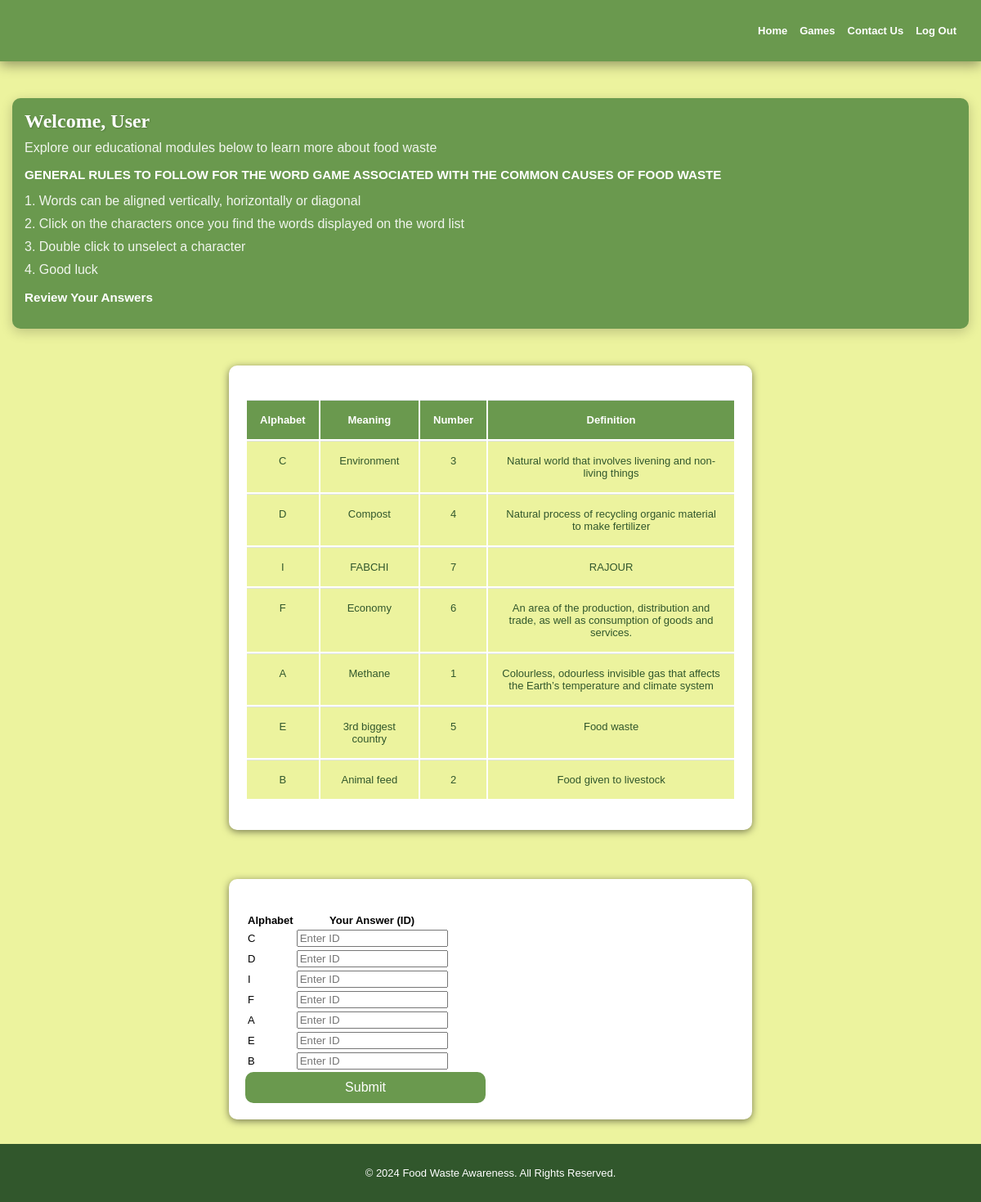
Page /user_account_common_word_game on the earlier database version.
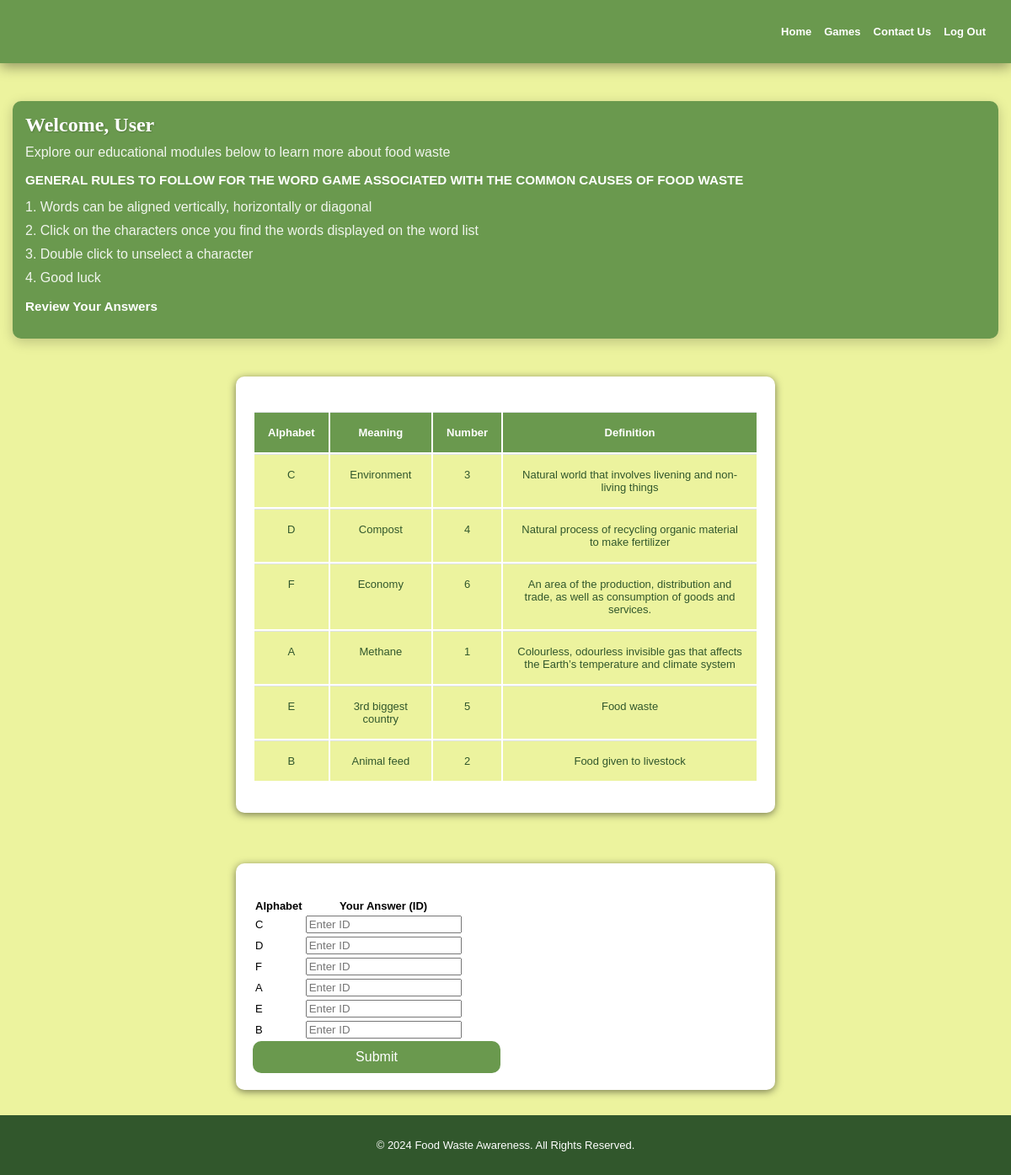
Same page on the later database version.
### tables this page shows
CREATE TABLE CommonCausesGame (
            id INTEGER PRIMARY KEY,
            TextColumn TEXT NOT NULL,
            AlphabetColumn TEXT NOT NULL UNIQUE,
            AlphabetColumnText TEXT NOT NULL UNIQUE
        );

### app.py (the view)
@app.route('/user_account_common_word_game', methods=['GET', 'POST'])
def user_account_common_word_game():
    if request.method == 'POST':
        form_data = request.form.to_dict()
        return common_causes_game_check(form_data)
    questions = get_all_questions()  # Retrieve all questions with options from the database
    questions_prevention_method = get_all_questions_for_prevention_method()
    questions_management_method = get_all_questions_for_management_waste()
    questions_env = get_all_questions_for_environmental_waste()
    questions_common_cuase = get_all_questions_for_common_cause_waste()
    random_records = get_random_common_cause_records()
    grid = create_word_search()
    mixed_words = get_mixed_anagram_words()
    random_records_prevention=get_random_prevention_game_records()
    random_records_prevention=get_random_prevention_game_records()
    user_name = session.get('name', 'User')  # Retrieve the user's name from session
    return render_template('userAccountGame1.html', user_name=user_name, questions=questions,
                           questions_env=questions_env, questions_prevention_method=questions_prevention_method,
                           questions_management_method=questions_management_method, questions_common_cuase=questions_common_cuase,
                           records=random_records, grid=grid, mixed_words=mixed_words, random_records_prevention=random_records_prevention)

### app.py (called while the page is built)
def get_random_prevention_game_records():
    connection = sqlite3.connect('FoodwasteAppdatabase.db')
    cursor = connection.cursor()
    cursor.execute('''
        SELECT id, TextColumn, AlphabetColumn, PreventionImage
        FROM PreventionGame
    ''')
    records_prevention = cursor.fetchall()
    connection.close()
    ids = [row[0] for row in records_prevention]
    text_columns = [row[1] for row in records_prevention]
    random.shuffle(ids)
    random.shuffle(text_columns)
    random_records_prevention = [
        {
            "id": ids[i],
            "text_column": text_columns[i],
            "alphabet_column": records_prevention[i][2],
            "prevention_image": base64.b64encode(records_prevention[i][3]).decode('utf-8')  # Convert image to base64
        }
        for i in range(len(records_prevention))
    ]
    return random_records_prevention

def get_random_common_cause_records():
    connection = sqlite3.connect('FoodwasteAppdatabase.db')
    cursor = connection.cursor()
    cursor.execute('''
        SELECT id, TextColumn, AlphabetColumn, AlphabetColumnText
        FROM CommonCausesGame
        ORDER BY RANDOM()
    ''')
    records = cursor.fetchall()
    connection.close()
    random_records = [
        {
            "id": row[0],
            "text_column": row[1],
            "alphabet_column": row[2],
            "alphabet_column_text": row[3]
        }
        for row in records
    ]
    return random_records

def get_mixed_anagram_words():
    connection = sqlite3.connect('FoodwasteAppdatabase.db')
    cursor = connection.cursor()
    cursor.execute("SELECT EnvAnagramMixedWords FROM EnvironmnentaAnagram")
    words = cursor.fetchall()
    connection.close()
    mixed_words = []
    for word in words:
        word = word[0]  # Extract the string from the tuple
        mixed_word = ''.join(random.sample(word, len(word)))  # Shuffle the letters
        mixed_words.append(mixed_word)
    return mixed_words

### templates/userAccountGame1.html (shortened to what this page needs)
<!DOCTYPE html>
<html lang="en">
  <head>
    <link rel="stylesheet" href="/static/css/style.css" />
  </head>
  <body x-data="FoodwasteApp">
  <body>
    <div class="baner">
      <div class="nav-links">
        <a href="{{ url_for('user_account') }}">Home</a>
        <a href="{{ url_for('user_account_game') }}">Games</a>
        <a href="">Contact Us</a>
        <a href="/logout">Log Out</a>
      </div>
    </div>
    <div class="welcome-banner">
      <h2>Welcome, {{user_name}}</h2>
      <p>
        Explore our educational modules below to learn more about food waste
      </p>
      <h3>GENERAL RULES TO FOLLOW FOR THE WORD GAME ASSOCIATED WITH THE COMMON CAUSES OF FOOD WASTE</h3>
      <p>1. Words can be aligned vertically, horizontally or diagonal </p>
      <p>2. Click on the characters once you find the words displayed on the word list </p>
      <p>3. Double click to unselect a character </p>
      <p>4. Good luck </p>
      <div id="review-section">
          <h3>Review Your Answers</h3>
      </div>
    </div>
<div class="container">
    <div class="table-responsive">
        <table class="table table-bordered table-striped">
            <thead>
                <tr>
                    <th>Alphabet</th>
                    <th>Meaning</th>
                    <th>Number</th>
                    <th>Definition</th>
                </tr>
            </thead>
            <tbody>
                {% for record in records %}
                    <tr>
                        <td>{{ record.alphabet_column }} </td>
                        <td> {{ record.alphabet_column_text }}</td>
                        <td>{{ record.id }}</td>
                         <td>{{ record.text_column }}</td>
                      </tr>
                {% endfor %}
            </tbody>
        </table>
    </div>
</div>
<div class="container" x-show="Admin_Home_Page" x-cloak>
  <div class="table-responsive">
    <form method="POST" action="/user_account_common_word_game">
      <table>
          <tr>
              <th>Alphabet</th>
              <th>Your Answer (ID)</th>
          </tr>
          {% for record in records %}
              <tr>
                  <td>{{ record.alphabet_column }}</td>
                  <td>
                      <input  type="number" name="answer_{{ record.alphabet_column }}" placeholder="Enter ID">
                  </td>
              </tr>
          {% endfor %}
      </table>
      <button type="submit" class="submit-button">Submit</button>
  </form>
  </div>
</div>
<footer class="footer">
<div class="footer-content">
  <p>&copy; 2024 Food Waste Awareness. All Rights Reserved.</p>
</div>
</footer>
</body>
</html>

### static/css/style.css (style rules this page uses)
body { background-color: #ecf39e; font-size: small; font-family: 'Lucida Sans', 'Lucida Sans Regular', 'Lucida Grande', 'Lucida Sans Unicode', Geneva, Verdana, sans-serif; display: flex; flex-direction: column; min-height: 100vh; margin: 0; }
.welcome-banner { background-color: #6a994e; color: white; padding: 20px; margin: 20px; border-radius: 10px; box-shadow: 0 4px 15px rgba(0, 0, 0, 0.2); }
.welcome-banner h2 { color: white; margin: 0; font-size: 24px; text-shadow: 1px 1px 2px rgba(0, 0, 0, 0.2); }
.welcome-banner p { margin: 10px 0 0; font-size: 16px; opacity: 0.9; }
.baner { background-color: #6a994e; box-shadow: 0 4px 15px rgba(0, 0, 0, 0.4); padding: 30px; width: 100% auto; margin-bottom: 30px; top: 0; left: 0; z-index: 1; }
.nav-links { display: flex; float: right; gap: 25px; }
.nav-links a { color: white; text-decoration: none; font-weight: bold; transition: color 0.3s; }
@media screen and (max-width: 1330px) { .welcome-banner { margin: 15px; padding: 15px; } }
@media screen and (max-width: 1330px) { .nav-links { gap: 15px; } }
h2 { font-size: 30px; text-shadow: 2px 2px 0 rgba(0, 0, 0, 0.189); margin: 0; font-family: 'Patrick Hand', cursive; color: #31572c; }
.container { width: 600px; margin: 30px auto; padding: 20px; background-color: white; border-radius: 10px; box-shadow: 0 2px 10px rgba(0, 0, 0, 0.5); }
.submit-button, .back-button { width: 49%; border-radius: 10px; background-color: #6a994e; border: none; color: white; justify-content: center; padding: 10px; font-size: 16px; cursor: pointer; text-align: center; transition: background-color 0.3s; }
.footer { background-color: #31572c; color: white; text-align: center; padding: 15px 0; margin-top: auto; box-sizing: border-box; width: 100%; }
.footer-content { max-width: 1200px; margin: 0 auto; }
.table-responsive { overflow-x: auto; -webkit-overflow-scrolling: touch; margin-top: 20px; }
.table { width: 100%; max-width: 100%; margin-bottom: 1rem; background-color: transparent; }
.table th, .table td { padding: 1rem; vertical-align: top; border-top: 1px solid #dee2e6; text-align: center; }
.table th { background-color: #6a994e; color: white; }
.table td { background-color: #ecf39e; color: #31572c; }

Differences in the rows shown:
removed CommonCausesGame: alphabet_column "I", alphabet_column_text "FABCHI", id "7", text_column "RAJOUR", alphabet_column "Enter ID"
